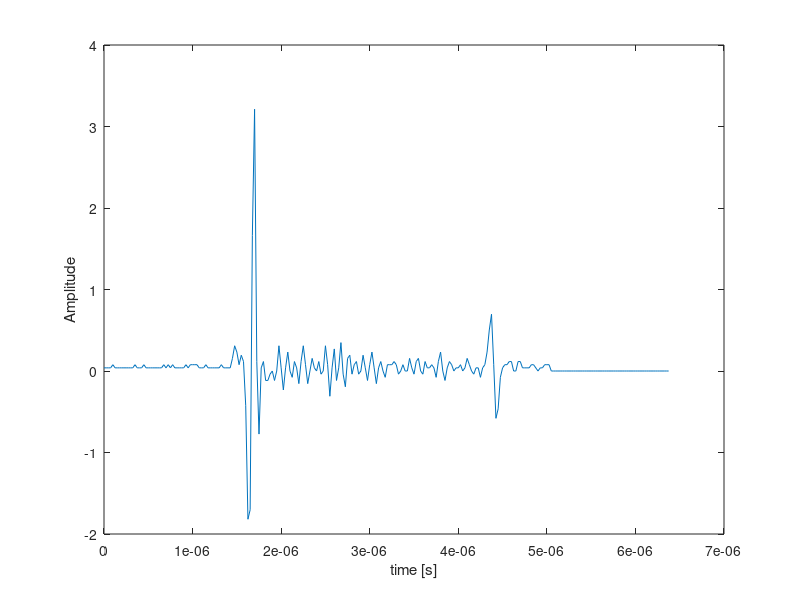
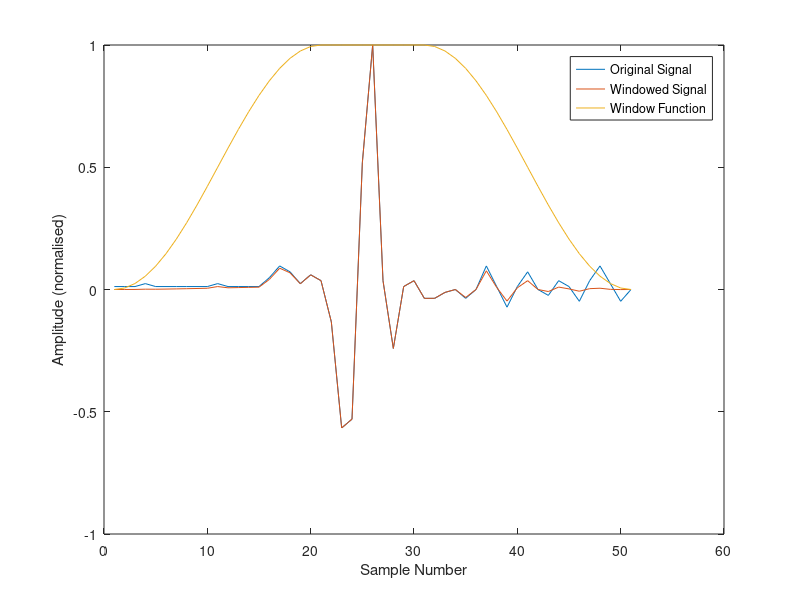
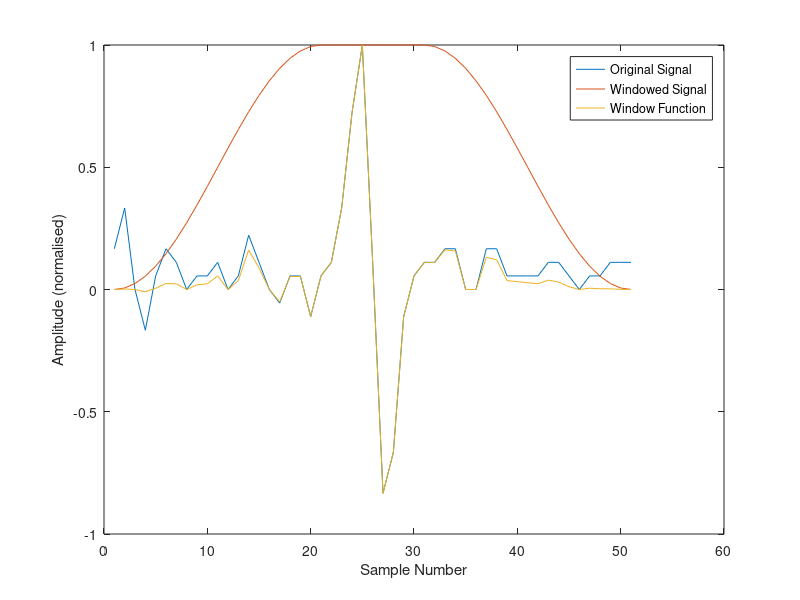
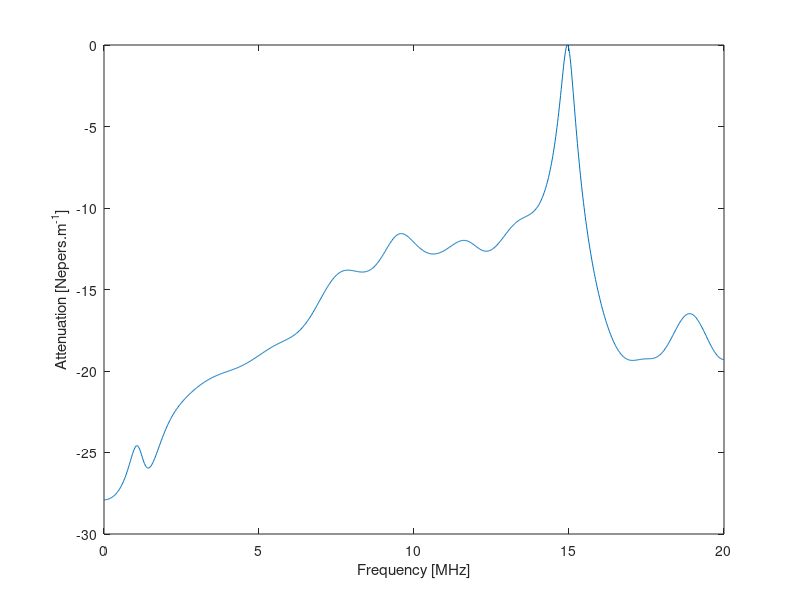

Reproduce these figures in MATLAB, in order.
% NDE of an aerospace component 
close all
clear 
%% import data
raw = importdata('ex2_1.txt');
volt = raw(:,1);
fs = 40e6;
thickness = 4e-3;
%% create time axis % plot
T =  1/fs;
t = (0:T:T*length(volt)-T); 
plot(t,volt);
xlabel('time [s]')
ylabel('Amplitude')
%% segment and window echoes
frontwall = volt(44:94);
backwall = volt(152:202);
%wind = kaiser(length(frontwall),15);
wind = tukeywin(length(frontwall),0.8);
frontwallw = frontwall.*wind;
backwallw = backwall.*wind;

%% plot windowed signals
figure(100)
plot(frontwall/max(frontwall));
hold on 
plot(frontwallw/max(frontwallw));
plot(wind);
ylabel('Amplitude (normalised)')
xlabel('Sample Number')
legend('Original Signal','Windowed Signal','Window Function')
figure(110)
plot(backwall/max(backwall));
hold on 
plot(wind)
plot(backwallw/max(backwallw));
ylabel('Amplitude (normalised)')
xlabel('Sample Number')
legend('Original Signal','Windowed Signal','Window Function')

%% perform fft on signals
frontwallw(length(frontwall)+1:2056) = 0;
backwallw(length(frontwall)+1:2056) = 0;
db = 0;
doplot = 0;
f_freq = fft(frontwallw);
b_freq = fft(backwallw);



if doplot == 1
if db ==0;
f_freq = abs(f_freq);
b_freq = abs(fft(backwallw));
f=1e-6*(0:fs/length(f_freq):fs-fs/length(f_freq));
figure(200)
plot( f(1:end/2+1),f_freq(1:end/2+1) )
xlabel('Frequency [MHz]')
ylabel('Amplitude [V]')
ylim([min(min(f_freq,b_freq)) max(max(f_freq,b_freq))])
figure(210)
plot(f(1:end/2+1),b_freq(1:end/2+1))
xlabel('Frequency [MHz]')
ylabel('Amplitude [V]')
ylim([min(min(f_freq,b_freq)) max(max(f_freq,b_freq))])
else
f_freq = abs(fft(frontwallw));
f_freq = f_freq/max(f_freq);
f_freq = mag2db(f_freq);
b_freq = abs(fft(backwallw));
b_freq = b_freq/max(b_freq);
b_freq = mag2db(b_freq);
f=1e-6*(0:fs/length(f_freq):fs-fs/length(f_freq));
figure(200)
plot(f(1:end/2+1),f_freq(1:end/2+1))
xlabel('Frequency [MHz]')
ylabel('Amplitude [dB]')
ylim([min(min(f_freq,b_freq)) 0])
figure(210)
plot(f(1:end/2+1),b_freq(1:end/2+1))
xlabel('Frequency [MHz]')
ylabel('Amplitude [dB]')
ylim([min(min(f_freq,b_freq)) 0])
end
end

%% Analysis of fft
f_freqa = (fft(frontwallw));

b_freqa = (fft(backwallw));
f=1e-6*(0:fs/length(f_freq):fs-fs/length(f_freq));


%over 4 mm 
attenuation = f_freqa./b_freqa;
%per meter 
attenuation = attenuation /thickness;
attenuation = abs(attenuation);
attenuation = attenuation/max(attenuation);
attenuation = mag2db(attenuation);

%single sided  
attenuatation = attenuation(1:end/2+1);
figure(300)
plot(f(1:end/2+1),attenuatation)
xlabel('Frequency [MHz]')
ylabel('Attenuation [Nepers.m^{-1}]')
